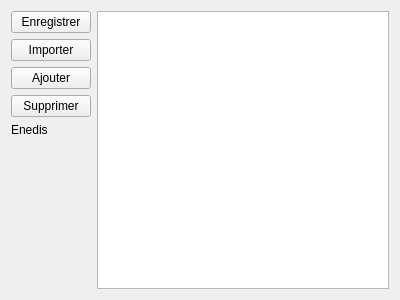
<?xml version="1.0" encoding="UTF-8"?>
<ui version="4.0">
 <class>Widget</class>
 <widget class="QWidget" name="Widget">
  <property name="geometry">
   <rect>
    <x>0</x>
    <y>0</y>
    <width>400</width>
    <height>300</height>
   </rect>
  </property>
  <property name="windowTitle">
   <string>Widget</string>
  </property>
  <layout class="QHBoxLayout" name="horizontalLayout">
   <item>
    <layout class="QVBoxLayout" name="verticalLayout">
     <item>
      <widget class="QPushButton" name="Sauvegarder">
       <property name="text">
        <string>Enregistrer</string>
       </property>
      </widget>
     </item>
     <item>
      <widget class="QPushButton" name="importer">
       <property name="text">
        <string>Importer</string>
       </property>
      </widget>
     </item>
     <item>
      <widget class="QPushButton" name="ajouterbutton">
       <property name="text">
        <string>Ajouter</string>
       </property>
      </widget>
     </item>
     <item>
      <widget class="QPushButton" name="supprimerbutton">
       <property name="text">
        <string>Supprimer</string>
       </property>
      </widget>
     </item>
     <item>
      <widget class="QLabel" name="label">
       <property name="text">
        <string>Enedis</string>
       </property>
      </widget>
     </item>
     <item>
      <spacer name="verticalSpacer">
       <property name="orientation">
        <enum>Qt::Vertical</enum>
       </property>
       <property name="sizeHint" stdset="0">
        <size>
         <width>20</width>
         <height>40</height>
        </size>
       </property>
      </spacer>
     </item>
    </layout>
   </item>
   <item>
    <widget class="QTableWidget" name="tableWidget"/>
   </item>
  </layout>
 </widget>
 <layoutdefault spacing="6" margin="11"/>
 <resources/>
 <connections/>
</ui>
